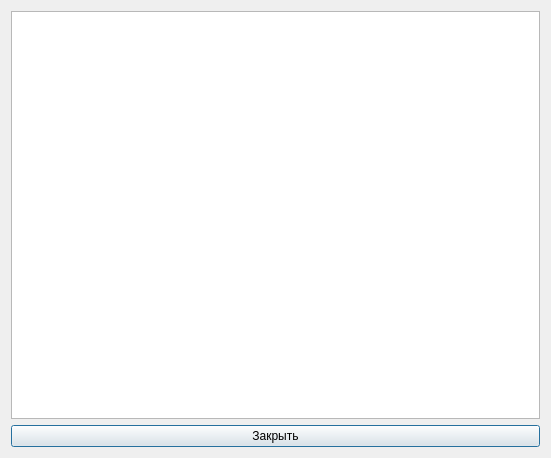
<?xml version="1.0" encoding="UTF-8"?>
<ui version="4.0">
 <class>InfoWindow</class>
 <widget class="QDialog" name="InfoWindow">
  <property name="geometry">
   <rect>
    <x>0</x>
    <y>0</y>
    <width>551</width>
    <height>458</height>
   </rect>
  </property>
  <property name="windowTitle">
   <string>Справка</string>
  </property>
  <layout class="QVBoxLayout" name="verticalLayout">
   <item>
    <widget class="QTextEdit" name="textEdit">
     <property name="font">
      <font>
       <pointsize>9</pointsize>
      </font>
     </property>
     <property name="readOnly">
      <bool>true</bool>
     </property>
    </widget>
   </item>
   <item>
    <widget class="QPushButton" name="pushButton">
     <property name="font">
      <font>
       <pointsize>9</pointsize>
      </font>
     </property>
     <property name="text">
      <string>Закрыть</string>
     </property>
    </widget>
   </item>
  </layout>
 </widget>
 <resources/>
 <connections/>
</ui>
